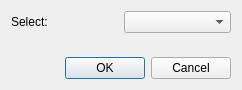
<?xml version="1.0" encoding="UTF-8"?>
<ui version="4.0">
 <class>Dialog</class>
 <widget class="QDialog" name="Dialog">
  <property name="geometry">
   <rect>
    <x>0</x>
    <y>0</y>
    <width>242</width>
    <height>90</height>
   </rect>
  </property>
  <property name="windowTitle">
   <string>Dialog</string>
  </property>
  <layout class="QVBoxLayout" name="verticalLayout">
   <item>
    <layout class="QHBoxLayout" name="horizontalLayout">
     <item>
      <widget class="QLabel" name="label">
       <property name="text">
        <string>Select:</string>
       </property>
      </widget>
     </item>
     <item>
      <widget class="QComboBox" name="comboBox"/>
     </item>
    </layout>
   </item>
   <item>
    <spacer name="verticalSpacer">
     <property name="orientation">
      <enum>Qt::Orientation::Vertical</enum>
     </property>
     <property name="sizeHint" stdset="0">
      <size>
       <width>20</width>
       <height>40</height>
      </size>
     </property>
    </spacer>
   </item>
   <item>
    <widget class="QDialogButtonBox" name="buttonBox">
     <property name="orientation">
      <enum>Qt::Orientation::Horizontal</enum>
     </property>
     <property name="standardButtons">
      <set>QDialogButtonBox::StandardButton::Cancel|QDialogButtonBox::StandardButton::Ok</set>
     </property>
    </widget>
   </item>
  </layout>
 </widget>
 <resources/>
 <connections>
  <connection>
   <sender>buttonBox</sender>
   <signal>accepted()</signal>
   <receiver>Dialog</receiver>
   <slot>accept()</slot>
   <hints>
    <hint type="sourcelabel">
     <x>248</x>
     <y>254</y>
    </hint>
    <hint type="destinationlabel">
     <x>157</x>
     <y>274</y>
    </hint>
   </hints>
  </connection>
  <connection>
   <sender>buttonBox</sender>
   <signal>rejected()</signal>
   <receiver>Dialog</receiver>
   <slot>reject()</slot>
   <hints>
    <hint type="sourcelabel">
     <x>316</x>
     <y>260</y>
    </hint>
    <hint type="destinationlabel">
     <x>286</x>
     <y>274</y>
    </hint>
   </hints>
  </connection>
 </connections>
</ui>
